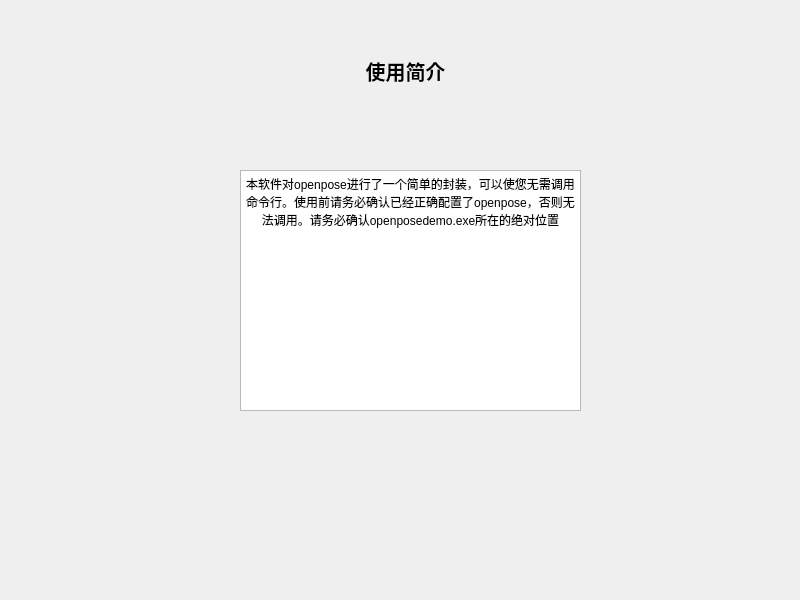
<?xml version="1.0" encoding="UTF-8"?>
<ui version="4.0">
 <class>Form</class>
 <widget class="QWidget" name="Form">
  <property name="geometry">
   <rect>
    <x>0</x>
    <y>0</y>
    <width>800</width>
    <height>600</height>
   </rect>
  </property>
  <property name="windowTitle">
   <string>Form</string>
  </property>
  <widget class="QLabel" name="label">
   <property name="geometry">
    <rect>
     <x>350</x>
     <y>20</y>
     <width>111</width>
     <height>101</height>
    </rect>
   </property>
   <property name="sizePolicy">
    <sizepolicy hsizetype="Maximum" vsizetype="Preferred">
     <horstretch>0</horstretch>
     <verstretch>0</verstretch>
    </sizepolicy>
   </property>
   <property name="font">
    <font>
     <family>Adobe 仿宋 Std R</family>
     <pointsize>15</pointsize>
     <weight>75</weight>
     <bold>true</bold>
    </font>
   </property>
   <property name="acceptDrops">
    <bool>false</bool>
   </property>
   <property name="toolTipDuration">
    <number>1</number>
   </property>
   <property name="layoutDirection">
    <enum>Qt::LeftToRight</enum>
   </property>
   <property name="text">
    <string>使用简介</string>
   </property>
   <property name="alignment">
    <set>Qt::AlignCenter</set>
   </property>
  </widget>
  <widget class="QTextBrowser" name="textBrowser">
   <property name="geometry">
    <rect>
     <x>240</x>
     <y>170</y>
     <width>341</width>
     <height>241</height>
    </rect>
   </property>
   <property name="html">
    <string>&lt;!DOCTYPE HTML PUBLIC &quot;-//W3C//DTD HTML 4.0//EN&quot; &quot;http://www.w3.org/TR/REC-html40/strict.dtd&quot;&gt;
&lt;html&gt;&lt;head&gt;&lt;meta name=&quot;qrichtext&quot; content=&quot;1&quot; /&gt;&lt;style type=&quot;text/css&quot;&gt;
p, li { white-space: pre-wrap; }
&lt;/style&gt;&lt;/head&gt;&lt;body style=&quot; font-family:'SimSun'; font-size:9pt; font-weight:400; font-style:normal;&quot;&gt;
&lt;p align=&quot;center&quot; style=&quot; margin-top:0px; margin-bottom:0px; margin-left:0px; margin-right:0px; -qt-block-indent:0; text-indent:0px;&quot;&gt;本软件对openpose进行了一个简单的封装，可以使您无需调用命令行。使用前请务必确认已经正确配置了openpose，否则无法调用。请务必确认openposedemo.exe所在的绝对位置&lt;/p&gt;&lt;/body&gt;&lt;/html&gt;</string>
   </property>
  </widget>
 </widget>
 <resources/>
 <connections/>
</ui>
